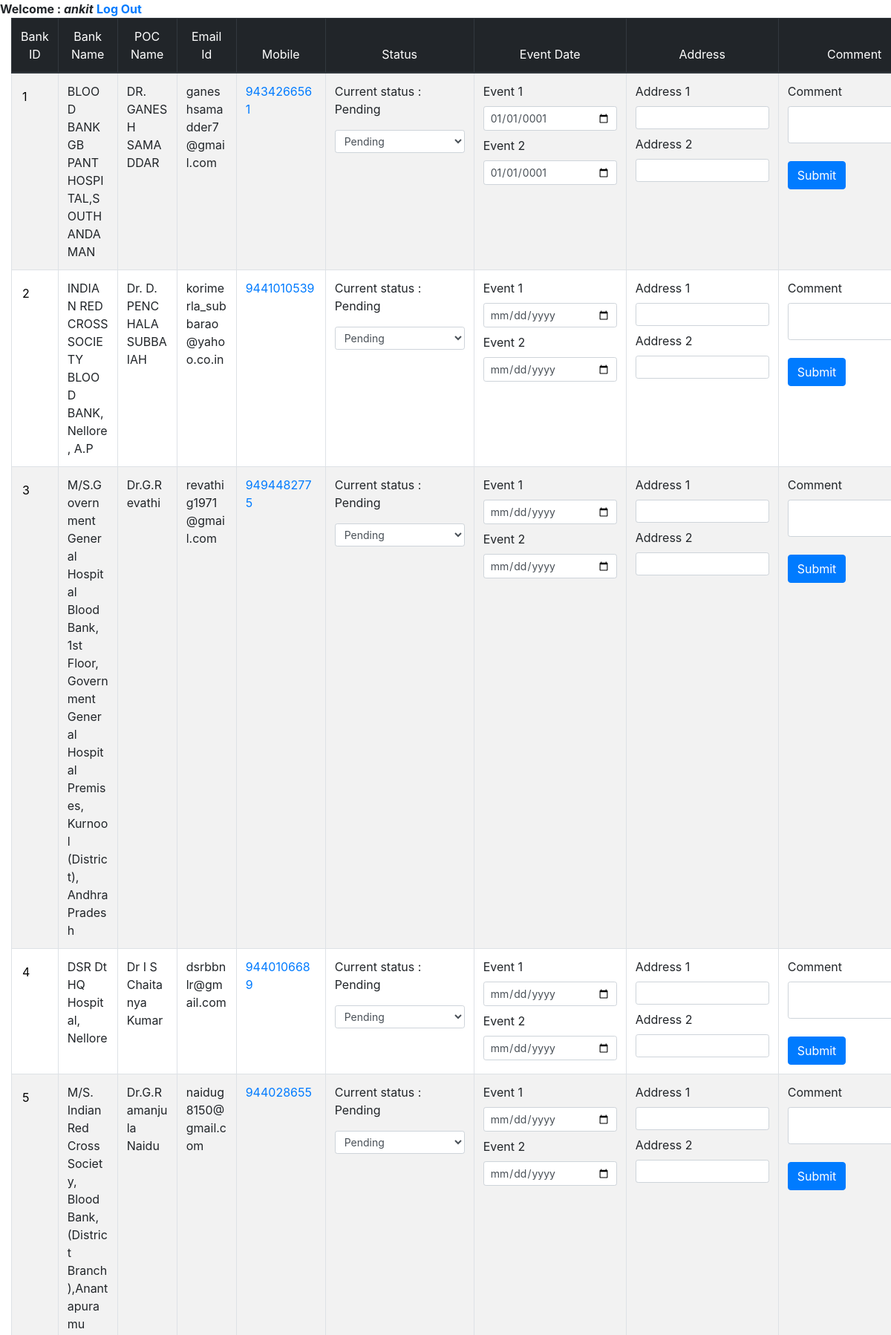
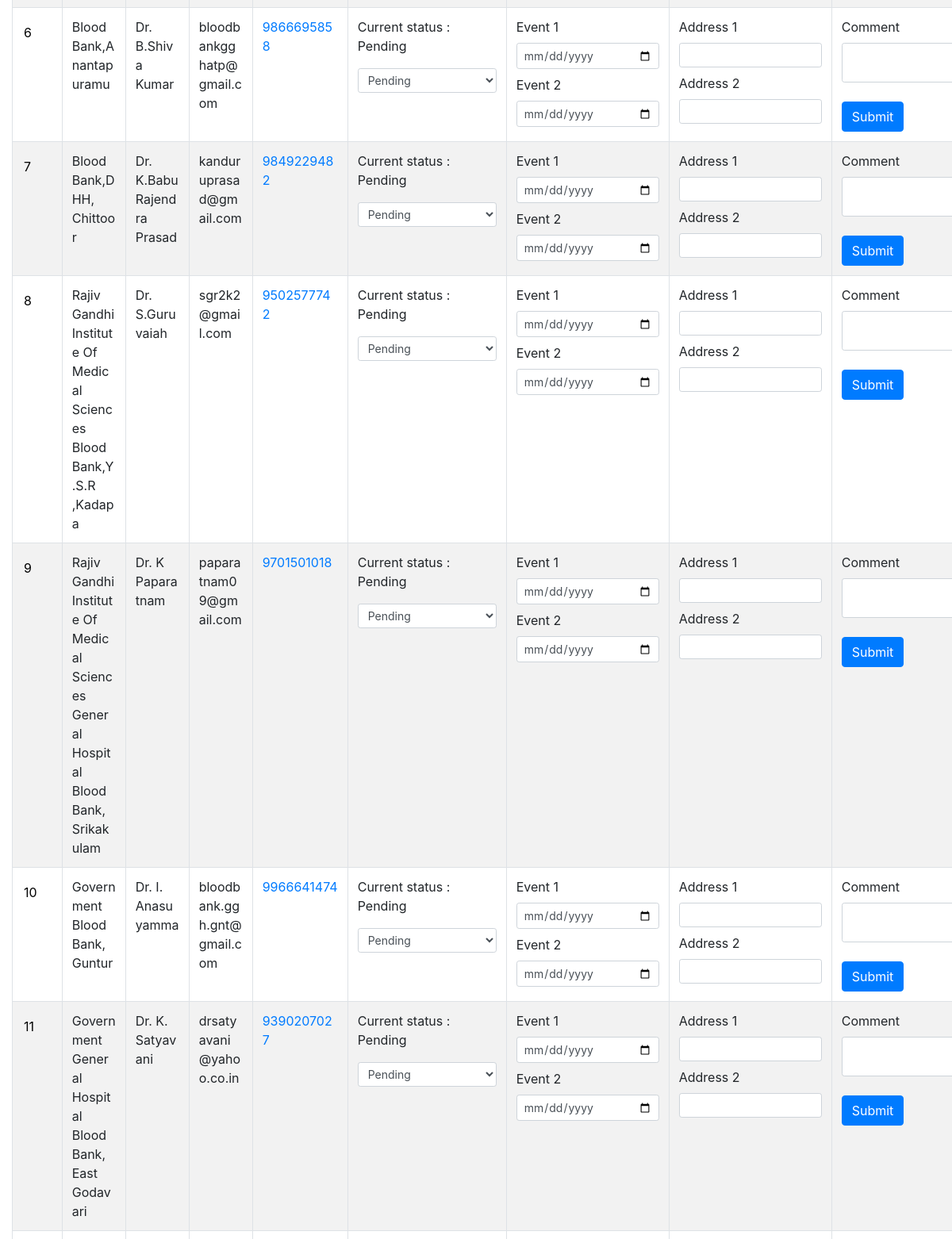
/followUp.php (signed in, upper part), run on the app's committed database (2 pictures, top to bottom).
### tables this page shows
CREATE TABLE `bankdata` (
  `bankId` int(11) NOT NULL,
  `bankName` text NOT NULL,
  `address` text NOT NULL,
  `poc` text NOT NULL,
  `pocEmail` text NOT NULL,
  `pocMobile` text NOT NULL,
  `status` int(11) NOT NULL DEFAULT '1',
  `eventDate1` date NOT NULL,
  `address1` text NOT NULL,
  `eventDate2` date NOT NULL,
  `address2` text NOT NULL,
  `comment` text NOT NULL
);

### session.php (called while the page is built, shortened)
<?php
	include("dbconn.php");
	$user_check=$_SESSION['login_user'];
	$sql = "select username from login where username='".$user_check."'";
	$ses_sql = $conn->query($sql);
	$row = mysqli_fetch_assoc($ses_sql);
	$login_session =$row['username'];
?>

### followUp.php (the view, shortened to what this page needs)
<!doctype html>
<?php
	include('session.php');
	if($_SESSION['volunteer'] == 1000){
		$sql = "select * from bankdata limit ".$_SESSION['volunteer'].",131";
	}
	else
		$sql = "select * from bankdata limit ".$_SESSION['volunteer'].",100";
	$result = $conn->query($sql);
?>
<html class="no-js" lang="">
	<head>
		<link rel="stylesheet" href="https://maxcdn.bootstrapcdn.com/bootstrap/4.0.0/css/bootstrap.min.css">
	</head>
	<body>
		<div id="profile">
			<b id="welcome">Welcome : <i><?php echo $login_session; ?></i></b>
			<b id="logout"><a href="logout.php">Log Out</a></b>
		</div>
		<div class="container-fluid table-responsive">
			<table id="myTable" class="table table-bordered table-striped table-hover" style="font-weight: none; font-size: 16px;">
				<thead class="thead-dark">
		            <tr style="text-align: center;">
		                <th class="font-weight-normal" scope="col">Bank ID</th>
		                <th class="font-weight-normal" scope="col">Bank Name</th>
		                <th class="font-weight-normal" scope="col">POC Name</th>
		                <th class="font-weight-normal" scope="col">Email Id</th>
		                <th class="font-weight-normal" scope="col">Mobile</th>
		                <th class="font-weight-normal" scope="col">Status</th>
		                <th class="font-weight-normal" scope="col">Event Date</th>
		                <th class="font-weight-normal" scope="col">Address</th>
		                <th class="font-weight-normal" scope="col">Comment</th>
		            </tr>
		        </thead>
		        <tbody>
				<?php
					if (mysqli_num_rows($result) > 0) {
					    while($row = mysqli_fetch_assoc($result)) {
					        ?>
					        <form method="post" action="insertdata.php">
						        <tr scope='row'>
						        	<td class="font-weight-normal"><input type="text" name="bankId" id="bankId" readonly class="form-control-plaintext" style="word-wrap: break-word;min-width: 20px; max-width: 50px;" value="<?php echo $row["bankId"] ?>"></td>
						        	<td class="font-weight-normal text-capitalize" style="word-wrap: break-word;min-width: 50px; max-width: 80px;"><?php echo $row["bankName"] ?></td>
						        	<td class="font-weight-normal text-capitalize" style="word-wrap: break-word;min-width: 50px; max-width: 80px;"><?php echo $row["poc"] ?></td>
						        	<td class="font-weight-normal text-lowercase" style="word-wrap: break-word;min-width: 50px; max-width: 80px;"><?php echo $row["pocEmail"] ?></td>
						        	<td class="font-weight-normal" style="word-wrap: break-word;min-width: 120px; max-width: 120px;"><a href="tel:<?php echo $row["pocMobile"] ?>"><?php echo $row["pocMobile"] ?></a></td>
						        	<td class="font-weight-normal" style="word-wrap: break-word;min-width: 200px; max-width: 240px;">
						        		<p>Current status : <?php
						        		 if($row["status"] == 1){
						        		 	echo "Pending";
						        		 }
						        		 elseif ($row["status"] == 2) {
						        		 	echo "Not received";
						        		 }
						        		 elseif ($row["status"] == 3) {
						        		 	echo "No co-operation";
						        		 }
						        		 elseif ($row["status"] == 4) {
						        		 	echo "Confirmed";
						        		 }
						        		 ?></p>
						        		<select name="status" class="form-control form-control-sm">
						        			<option value="1">Pending</option>
									    </select>
									</td>
						        	<td class="font-weight-normal">
							        		<p style="margin-bottom: 8px;">Event 1</p>
							        		<input type="date" class="form-control form-control-sm" style="word-wrap: break-word;min-width: 180px; max-width: 200px;" name="eventDate1" value="<?php echo $row['eventDate1'] ?>">
							        		<p style="margin-bottom: 8px;margin-top: 8px">Event 2</p>
							        		<input type="date" class="form-control form-control-sm" style="word-wrap: break-word;min-width: 180px; max-width: 200px;" name="eventDate2" value="<?php echo $row['eventDate2'] ?>">
						        	</td>
						        	<td class="font-weight-normal">
							        		<p style="margin-bottom: 8px;">Address 1</p>
							        		<input type="text" class="form-control form-control-sm" style="word-wrap: break-word;min-width: 180px; max-width: 200px;" name="address1" value="<?php echo $row['address1'] ?>">
							        		<p style="margin-bottom: 8px;margin-top: 8px">Address 2</p>
							        		<input type="text" class="form-control form-control-sm" style="word-wrap: break-word;min-width: 180px; max-width: 200px;" name="address2" value="<?php echo $row['address2'] ?>">
						        	</td>
						        	<td class="font-weight-normal">
						        		<p style="margin-bottom: 8px;">Comment</p>
						        		<input type="text" class="form-control form-control-sm" style="word-wrap: break-word;min-width: 180px; max-width: 200px;height: 50px;" name="comment" value="<?php echo $row['comment'] ?>"><br>
						        		<button type='submit' name='submitFollowUp' class='btn btn-primary form-control-sm'>Submit</button>
						        	</td>
						        </tr>
						    </form>
				<?php
					    }
					} else {
					    echo "0 results";
					}
				?>
				</tbody>
			</table>
		</div>
	</body>
</html>

### data on the page
bankdata: bankId "1", bankName "BLOOD BANK GB PANT HOSPITAL,SOUTH ANDAMAN", poc "DR. GANESH SAMADDAR", pocEmail "ganeshsamadder7@gmail.com", pocMobile "9434266561", status "Pending", eventDate1 "01/01/0001", eventDate2 "01/01/0001"
bankdata: bankId "2", bankName "INDIAN RED CROSS SOCIETY BLOOD BANK, Nellore, A.P", poc "Dr. D. PENCHALA SUBBAIAH", pocEmail "korimerla_subbarao@yahoo.co.in", pocMobile "9441010539", status "Pending"
bankdata: bankId "3", bankName "M/S.Government General Hospital Blood Bank, 1st Floor, Government General Hospital Premises, Kurnool (District), Andhra Pradesh", poc "Dr.G.Revathi", pocEmail "revathig1971@gmail.com", pocMobile "9494482775", status "Pending"
bankdata: bankId "4", bankName "DSR Dt HQ Hospital, Nellore", poc "Dr I S Chaitanya Kumar", pocEmail "dsrbbnlr@gmail.com", pocMobile "9440106689", status "Pending"
bankdata: bankId "5", bankName "M/S. Indian Red Cross Society, Blood Bank, (District Branch),Anantapuramu", poc "Dr.G.Ramanjula Naidu", pocEmail "naidug8150@gmail.com", pocMobile "944028655", status "Pending"
bankdata: bankId "6", bankName "Blood Bank,Anantapuramu", poc "Dr. B.Shiva Kumar", pocEmail "bloodbankgghatp@gmail.com", pocMobile "9866695858", status "Pending"
bankdata: bankId "7", bankName "Blood Bank,DHH, Chittoor", poc "Dr. K.Babu Rajendra Prasad", pocEmail "kanduruprasad@gmail.com", pocMobile "9849229482", status "Pending"
bankdata: bankId "8", bankName "Rajiv Gandhi Institute Of Medical Sciences Blood Bank,Y.S.R ,Kadapa", poc "Dr. S.Guruvaiah", pocEmail "sgr2k2@gmail.com", pocMobile "9502577742", status "Pending"
bankdata: bankId "9", bankName "Rajiv Gandhi Institute Of Medical Sciences General Hospital Blood Bank, Srikakulam", poc "Dr. K Paparatnam", pocEmail "paparatnam09@gmail.com", pocMobile "9701501018", status "Pending"
bankdata: bankId "10", bankName "Government Blood Bank, Guntur", poc "Dr. I. Anasuyamma", pocEmail "bloodbank.ggh.gnt@gmail.com", pocMobile "9966641474", status "Pending"
bankdata: bankId "11", bankName "Government General Hospital Blood Bank, East Godavari", poc "Dr. K. Satyavani", pocEmail "drsatyavani@yahoo.co.in", pocMobile "9390207027", status "Pending"

### other printed values
$login_session "ankit"
